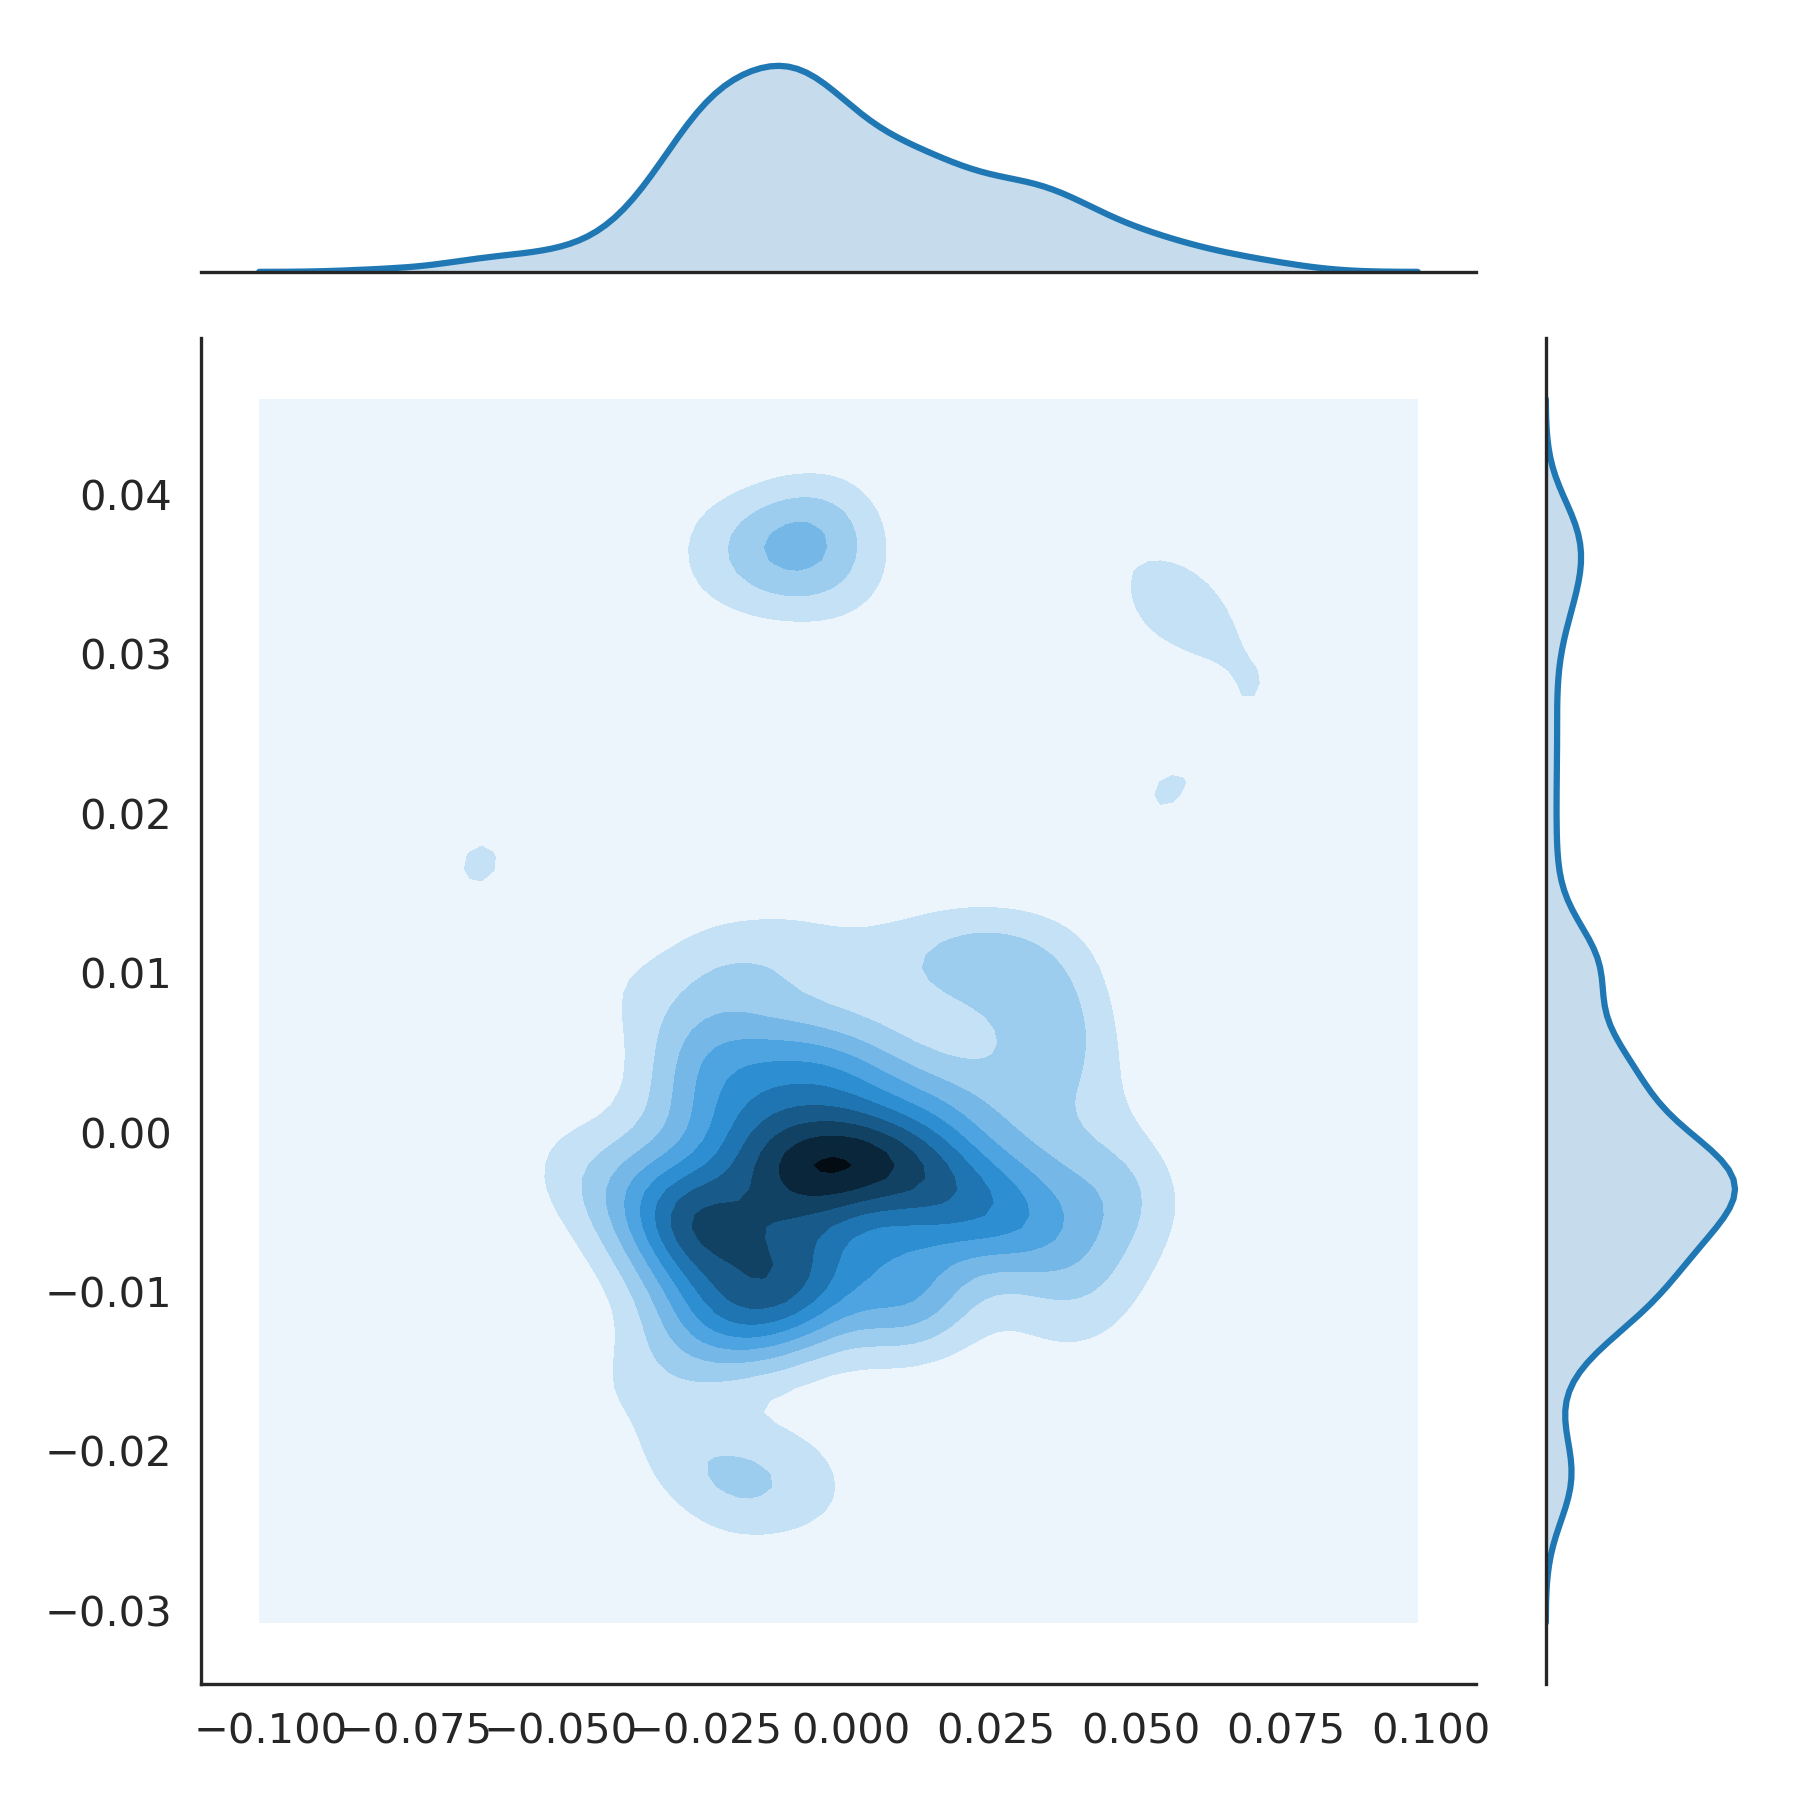

This chart was generated by the following Python code:
from nengolib.signal import EvalPoints

# Sampling from the state-space of an alpha synapse given band-limited
# white noise:

from nengolib import Alpha
from nengo.processes import WhiteSignal
eval_points = EvalPoints(Alpha(.5).X, WhiteSignal(10, high=20))

import matplotlib.pyplot as plt
from seaborn import jointplot
jointplot(*eval_points.sample(1000, 2).T, kind='kde')
plt.show()
